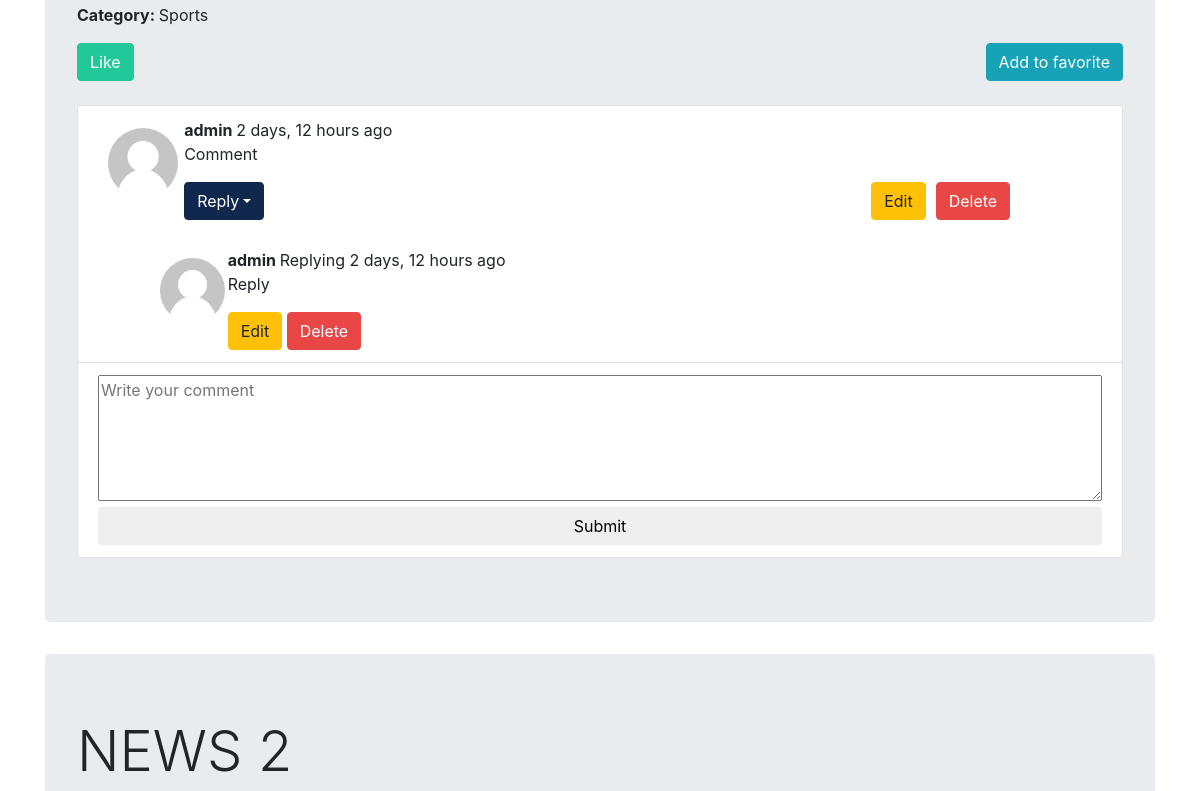
Before: / (middle part) with the older database file.
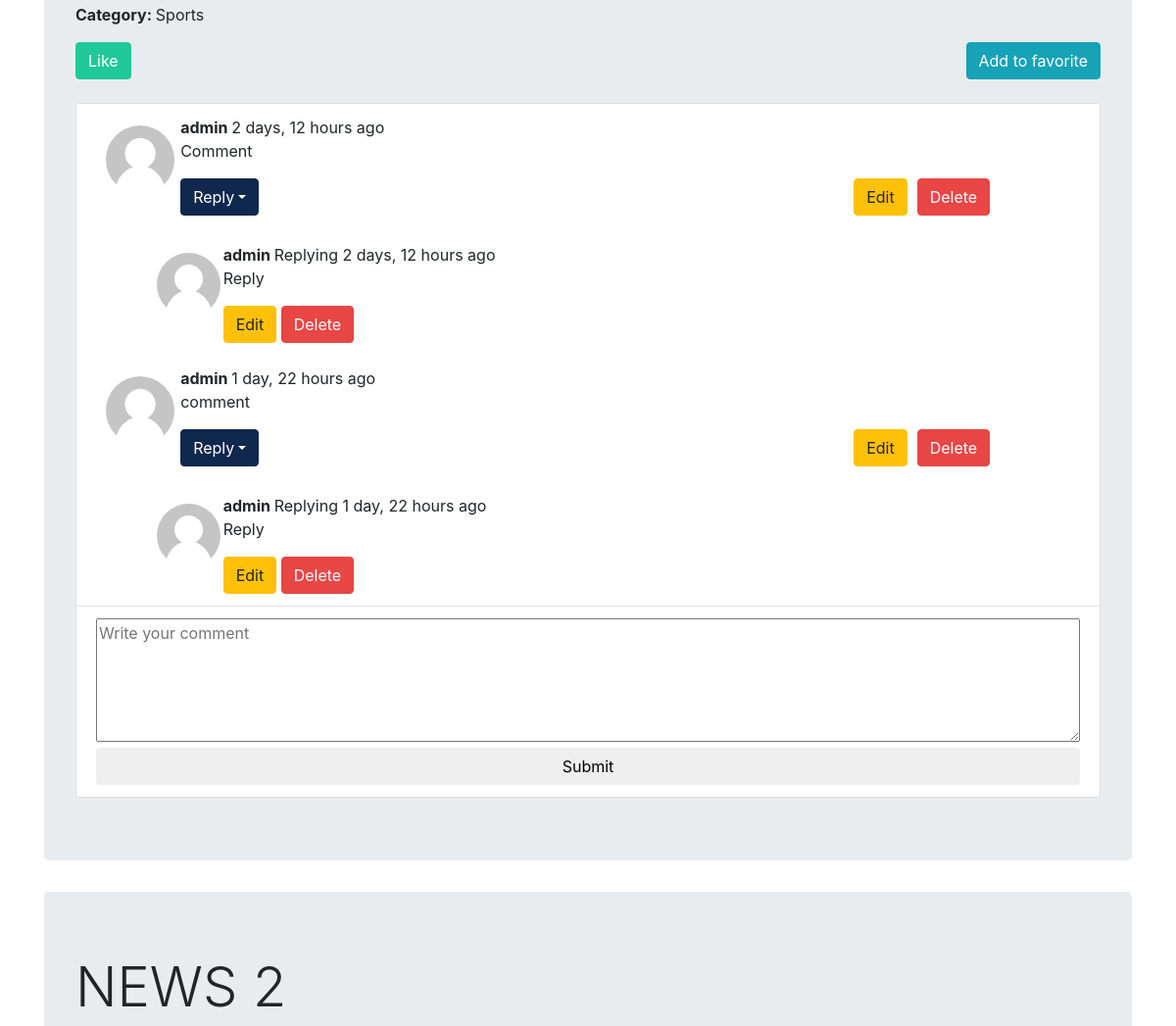
After: the same page with the newer database file.
### articles/models.py (models this page shows, shortened)
class Articles(models.Model):
    heading = models.CharField(max_length=50)
    category = models.ForeignKey(Category, on_delete=models.CASCADE)
    body = models.TextField()
    comments = models.ManyToManyField(Comment, blank=True)
    likes = models.ManyToManyField(ProfileSettings, blank=True)
    class Meta:
        verbose_name = ("Article")
        verbose_name_plural = ("Articles")

class Category(models.Model):
    name = models.CharField(max_length=50)
    class Meta:
        verbose_name = ("Category")
        verbose_name_plural = ("Categories")

class Comment(models.Model):
    comment = models.TextField(blank=True)
    objects = CustomCommentManager()
    reply = models.ManyToManyField(
        Reply, blank=True, related_name="comment_reply")
    user = models.ForeignKey(
        ProfileSettings, on_delete=models.CASCADE, blank=True, null=True)
    date_time = models.DateTimeField(auto_now_add=True, blank=True, null=True)

class Reply(models.Model):
    comment = models.TextField(blank=True)
    objects = CustomReplyManager()
    user = models.ForeignKey(ProfileSettings, on_delete=models.CASCADE)
    date_time = models.DateTimeField(auto_now_add=True)

### registration/models.py (models this page shows)
class ProfileSettings(models.Model):
    profile_image = models.ImageField(
        upload_to="ProfileImages/", default="/ProfileImages/noImage.jpg")
    birth_date = models.DateField(default=time.strftime("%Y-%m-%d"))
    user = models.OneToOneField(User, on_delete=models.CASCADE)
    class Meta:
        verbose_name = ("ProfileSettings")
        verbose_name_plural = ("ProfileSettings")

### articles/views.py (the view)
# urls.py: path('', views.HomeArticle, name="home"),
def HomeArticle(request):
    articles = Articles.objects.all()
    context = {
        "articles": articles,
    }
    return render(request, "articles/articles.html", context)

### articles/manager.py (called while the page is built)
    def get_queryset(self):
        return super().get_queryset().order_by("date_time")

    def get_queryset(self):
        return super().get_queryset().order_by("date_time")

### articles/templatetags/article_tags.py (called while the page is built, shortened)
@register.simple_tag
def like_unlike_btn(likes, userid):
    if userid == None:
        return "Like"

@register.simple_tag
def add_category(category, userid):
    if userid == None:
        return "Add to favorite"

### templates/articles/articles.html (shortened to what this page needs)
{% extends 'base.html' %}
{% load static %}
{% load article_tags %}
{% load humanize %}
{% block content %}
<br>
{% for article in articles %}
<div class="jumbotron">
    <h1 class="display-4">{{article.heading}}</h1>
    <p><b>Category: </b>{{article.category.name}}</p>
    <button class="btn btn-success likearticle" id="likearticle{{article.id}}"
        articleid={{article.id}}>{% like_unlike_btn article.likes request.user.id %}</button>
    <button class="btn btn-info float-right addtofav" id="addtofav{{article.category.id}}"
        categoryid={{article.category.id}}>{% add_category article.category request.user.id %}</button>
    <br>
    <br>
    <span id="comments">
        <div class="card btn-block" style="width:100%">
            <ul class="list-group list-group-flush">
                {% for comment in article.comments.all %}
                <div id="comment_{{comment.id}}">
                    <li class="list-group-item" style="width:100%">
                        <div class="row">
                            <div class="col-md-1">
                                <img src="{{comment.user.profile_image.url}}" class=""
                                    style="border-radius: 50%;margin:10px" width="70px" height="70px" alt="">
                            </div>
                            <div class="col-md-11">
                                <b> {{comment.user.user}} </b>{{comment.date_time | timesince}} ago
                                <br>
                                <p id="displaycommenttext{{comment.id}}">{{comment.comment}}</p>
                                <span class="dropdown float-left" style="width:90%">
                                    <button class="btn btn-primary dropdown-toggle showreplybtn" id="replydropdown"
                                        data-toggle="dropdown" aria-haspopup="true" aria-expanded="true"
                                        articleid={{article.id}} commentid={{comment.id}}>Reply</button>
                                    <button class="btn btn-danger float-right" id="deleteComment"
                                        commentid={{comment.id}} style="margin-left:10px">Delete</button>
                                    <button class="btn btn-warning float-right" id="editcomment"
                                        commentid={{comment.id}}>Edit</button>
                                </span>
                            </div>
                        </div>
                    </li>
                </div>
                <center>
                    {% for reply in comment.reply.all %}
                    <div id="reply_{{reply.id}}">
                        <li class="list-group-item text-left mt-1" style="width:90%">
                            <div class="row">
                                <div class="col-md-1">
                                    <img src="{{reply.user.profile_image.url}}" class="float-left"
                                        style="border-radius: 50%;margin:10px" width="65px" height="65px" alt="">
                                </div>
                                <div class="col-md-11">
                                    <b>{{reply.user.user}} </b>Replying {{reply.date_time | timesince}} ago<br>
                                    <p id="displayreplyingtext{{reply.id}}">{{reply.comment}}</p>
                                    <button class="btn btn-warning" id="editreply" replyid={{reply.id}}
                                        commentid={{comment.id}}>Edit</button>
                                    <button class="btn btn-danger" id="deletereply" replyid={{reply.id}}
                                        commentid={{comment.id}}>Delete</button>
                                </div>
                            </div>
                        </li>
                    </div>
                    {% endfor %}
                </center>
                {% endfor %}
                <li class="list-group-item">
                    <textarea cols="30" rows="5" style="width:100%" id="commenttext{{article.id}}"
                        placeholder="Write your comment"></textarea>
                    <input type="button" value="Submit" articleid={{article.id}} class="btn btn-block submitcomment">
                </li>
            </ul>
        </div>
    </span>
</div>
{% endfor %}
{% endblock content %}

### templates/base.html (shortened to what this page needs)
{% load static %}
<!DOCTYPE html>
<html lang="en">
  <head>
    <link rel="stylesheet" href="{% static 'css/bootstrap.css' %}" />
    <link rel="stylesheet" href="{% static 'css/style.css' %}" />
  </head>
  <body>
    <div class="container">
    {% block content %}
    {% endblock %}
    </div>
  </body>
</html>

### templates/partial/_header.html (shortened to what this page needs)
{% load static %}

Changed rows visible on the page:
added Comment: user.profile_image (placeholder picture), user.user "admin", date_time "1 day, 22 hours", comment "comment", shown under Articles "Like"
added Reply: user.profile_image (placeholder picture), user.user "admin", date_time "1 day, 22 hours", comment "Reply"
